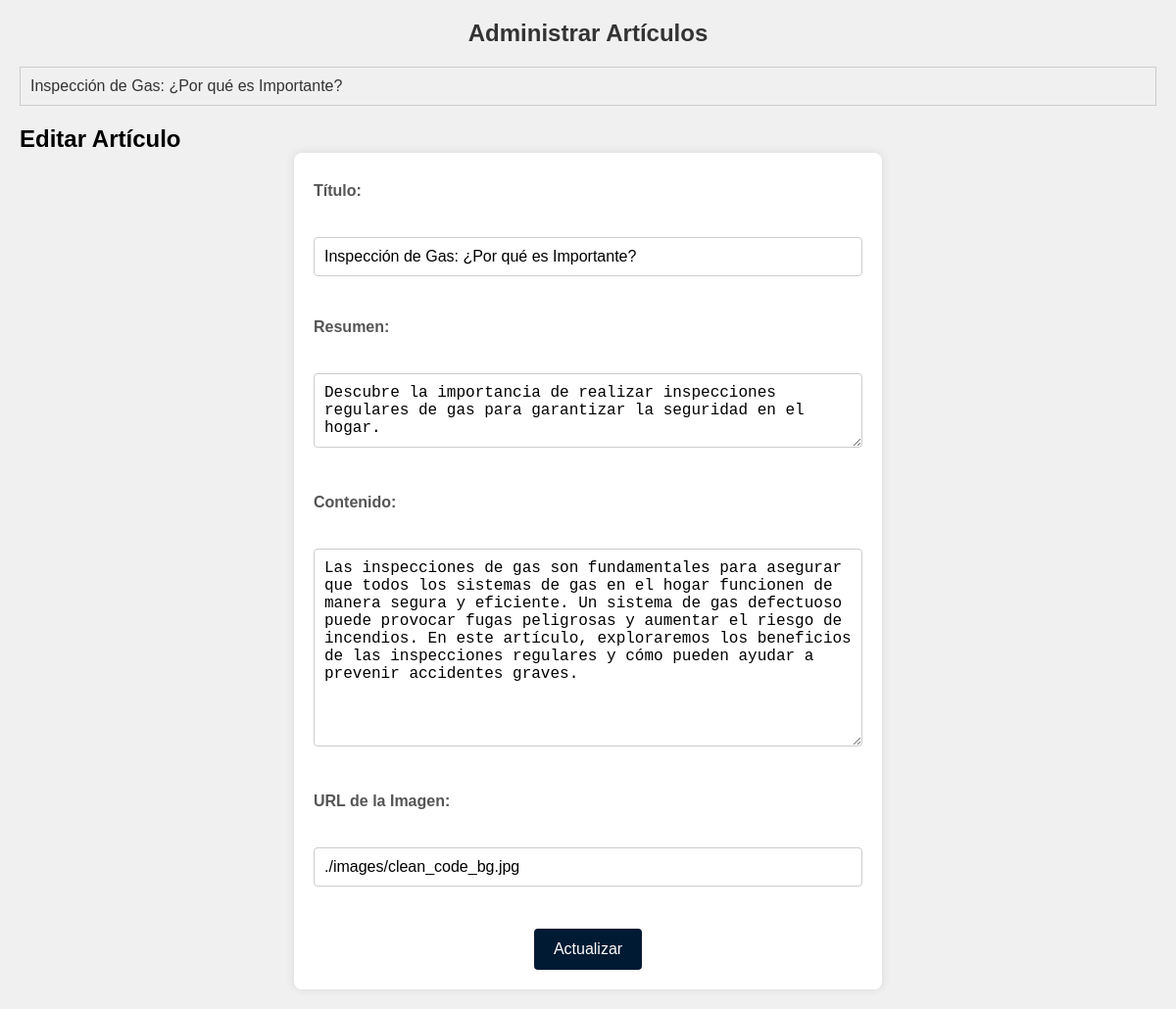
The app's page /admin_edit.php?id=1 with its own data.
### tables this page shows
CREATE TABLE `admin_blog` (
  `id` int(11) NOT NULL,
  `titulo` varchar(255) NOT NULL,
  `resumen` text NOT NULL,
  `contenido` text NOT NULL,
  `url_imagen` varchar(255) DEFAULT NULL,
  `fecha_creacion` timestamp NOT NULL DEFAULT current_timestamp(),
  `fecha_actualizacion` timestamp NOT NULL DEFAULT current_timestamp() ON UPDATE current_timestamp()
);

### controlador/conexion.php (called while the page is built, shortened)
<?php
class PDODB
{
    private $servidor;
    private $usuario;
    private $contrasena;
    private $basededatos;
    private $conexion;
    function __construct()
    {
        $this->servidor = "localhost";
        $this->usuario = "root";
        $this->contrasena = "";
        $this->basededatos = "eyc_proyecto_pagina";
    }
    function conectar()
    {
        $opciones = array(
            PDO::MYSQL_ATTR_INIT_COMMAND => "SET NAMES utf8",
            PDO::MYSQL_ATTR_FOUND_ROWS => TRUE
        );
        $this->conexion = new PDO(
            'mysql:host=' . $this->servidor . ';dbname=' . $this->basededatos,
            $this->usuario,
            $this->contrasena,
            $opciones
        );
    }
    function prepare($sql)
    {
        return $this->conexion->prepare($sql);
    }
    function consulta($query, $params = array())
    {
        try {
            $statement = $this->conexion->prepare($query);
            $statement->execute($params);
            return $statement->fetchAll(PDO::FETCH_ASSOC);
        } catch (PDOException $e) {
            echo "Error en la consulta: " . $e->getMessage();
            return false;
        }
    }
}
?>

### admin_edit.php (the view, shortened to what this page needs)
<?php
require_once './controlador/conexion.php';
$db = new PDODB();
$db->conectar();
$sql = "SELECT id, titulo FROM admin_blog ORDER BY fecha_actualizacion DESC";
$articulos = $db->consulta($sql);
function mostrarArticulos($articulos) {
    foreach ($articulos as $articulo) {
        echo '<li><a href="admin_edit.php?id=' . $articulo['id'] . '">' . htmlspecialchars($articulo['titulo']) . '</a></li>';
    }
}
?>
<!DOCTYPE html>
<html lang="es">
<head>
    <link rel="stylesheet" href="./css/admin_edit.css">
</head>
<body>
    <h1>Administrar Artículos</h1>
    <ul>
        <?php mostrarArticulos($articulos); ?>
    </ul>
    <?php if (isset($_GET['id'])): ?>
        <?php
        $id = $_GET['id'];
        $sql = "SELECT * FROM admin_blog WHERE id = :id";
        $stmt = $db->prepare($sql);
        $stmt->bindParam(':id', $id);
        $stmt->execute();
        $article = $stmt->fetch(PDO::FETCH_ASSOC);
        ?>
        <h2>Editar Artículo</h2>
        <form action="admin_edit.php" method="post">
            <label for="titulo">Título:</label><br>
            <input type="text" id="titulo" name="titulo" value="<?php echo $article['titulo']; ?>" required><br><br>
            <label for="resumen">Resumen:</label><br>
            <textarea id="resumen" name="resumen" rows="3" required><?php echo $article['resumen']; ?></textarea><br><br>
            <label for="contenido">Contenido:</label><br>
            <textarea id="contenido" name="contenido" rows="10" required><?php echo $article['contenido']; ?></textarea><br><br>
            <label for="url_imagen">URL de la Imagen:</label><br>
            <input type="text" id="url_imagen" name="url_imagen" value="<?php echo $article['url_imagen']; ?>" required><br><br>
            <button type="submit" class="btn-actualizar">Actualizar</button>
        </form>
    <?php endif; ?>
</body>
</html>

### css/admin_edit.css (style rules this page uses)
* { margin: 0; padding: 0; box-sizing: border-box; }
body { font-family: Arial, sans-serif; background-color: #f0f0f0; padding: 20px; }
h1 { text-align: center; margin-bottom: 20px; font-size: 24px; color: #333; }
form { max-width: 600px; margin: 0 auto; background-color: #fff; padding: 20px; border-radius: 8px; box-shadow: 0 0 10px rgba(0, 0, 0, 0.1); }
form label { display: block; margin-bottom: 10px; font-weight: bold; color: #555; }
form input[type="text"], form textarea { width: 100%; padding: 10px; margin-bottom: 15px; border: 1px solid #ccc; border-radius: 4px; font-size: 16px; }
form textarea { resize: vertical; }
form button[type="submit"] { background-color: #001a33; color: white; padding: 12px 20px; border: none; border-radius: 4px; cursor: pointer; font-size: 16px; display: block; margin: 0 auto; }
form label, form input[type="text"], form textarea, form button[type="submit"] { margin-top: 10px; }
ul { list-style-type: none; padding: 0; margin: 20px 0; }
ul li { margin-bottom: 10px; }
ul li a { display: block; padding: 10px; background-color: #f0f0f0; border: 1px solid #ccc; text-decoration: none; color: #333; transition: background-color 0.3s ease; }

### records on screen
admin_blog: titulo "Inspección de Gas: ¿Por qué es Importante?", resumen "Descubre la importancia de realizar inspecciones regulares de gas para garantizar la seguridad en el hogar.", contenido "Las inspecciones de gas son fundamentales para asegurar que todos los sistemas de gas en el hogar funcionen de manera segura y eficiente. Un sistema de gas defectuoso puede provocar fugas peligrosas y aumentar el riesgo de incendios. En este artículo, exploraremos los beneficios de las inspecciones regulares y cómo pueden ayudar a prevenir accidentes graves.", url_imagen "./images/clean_code_bg.jpg"
